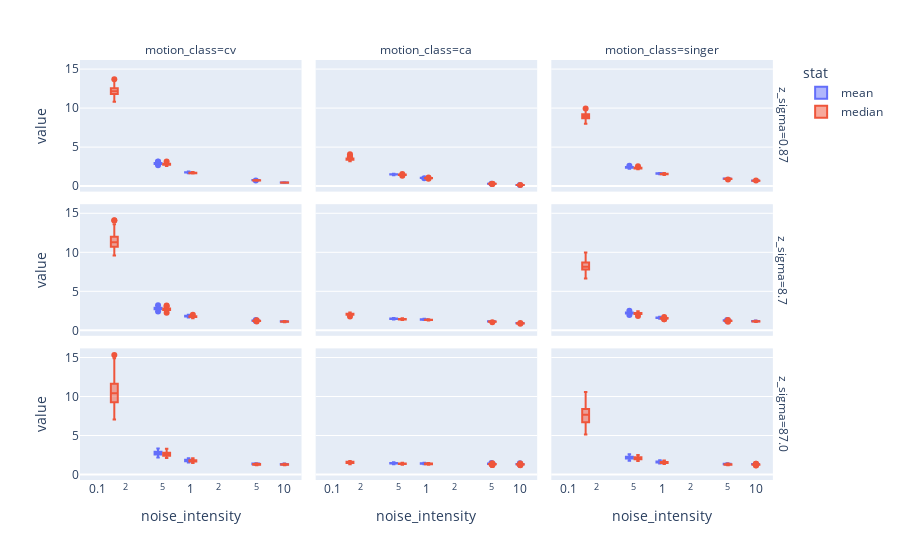

Source (notebook cell):
### Code cell
melted = data.melt(['motion', 'z_sigma', 'R', 'target', 'motion_class', 'noise_intensity'], ['mean', 'median'], 'stat')

fig = ex.box(melted, y='value', x='noise_intensity', color='stat', facet_col='motion_class', facet_row='z_sigma', log_x=True)
fig.update_layout(height=800)

### Figure 1 — Plotly figure (JSON) as saved in the notebook; plotly's stock layout.template omitted (floating-point values rounded to 4 significant figures; data arrays with more than 128 entries replaced by an {"elided": "..."} marker saying what was removed)
{"data": [{"alignmentgroup": "True", "hovertemplate": "stat=mean<br>z_sigma=0.87<br>motion_class=cv<br>noise_intensity=%{x}<br>value=%{y}<extra></extra>", "legendgroup": "mean", "marker": {"color": "#636efa"}, "name": "mean", "notched": false, "offsetgroup": "mean", "orientation": "v", "showlegend": true, "type": "box", "x": {"elided": "500 float values"}, "x0": " ", "xaxis": "x7", "y": {"elided": "500 float values"}, "y0": " ", "yaxis": "y7"}, {"alignmentgroup": "True", "hovertemplate": "stat=mean<br>z_sigma=0.87<br>motion_class=ca<br>noise_intensity=%{x}<br>value=%{y}<extra></extra>", "legendgroup": "mean", "marker": {"color": "#636efa"}, "name": "mean", "notched": false, "offsetgroup": "mean", "orientation": "v", "showlegend": false, "type": "box", "x": {"elided": "500 float values"}, "x0": " ", "xaxis": "x8", "y": {"elided": "500 float values"}, "y0": " ", "yaxis": "y8"}, {"alignmentgroup": "True", "hovertemplate": "stat=mean<br>z_sigma=0.87<br>motion_class=singer<br>noise_intensity=%{x}<br>value=%{y}<extra></extra>", "legendgroup": "mean", "marker": {"color": "#636efa"}, "name": "mean", "notched": false, "offsetgroup": "mean", "orientation": "v", "showlegend": false, "type": "box", "x": {"elided": "500 float values"}, "x0": " ", "xaxis": "x9", "y": {"elided": "500 float values"}, "y0": " ", "yaxis": "y9"}, {"alignmentgroup": "True", "hovertemplate": "stat=mean<br>z_sigma=8.7<br>motion_class=cv<br>noise_intensity=%{x}<br>value=%{y}<extra></extra>", "legendgroup": "mean", "marker": {"color": "#636efa"}, "name": "mean", "notched": false, "offsetgroup": "mean", "orientation": "v", "showlegend": false, "type": "box", "x": {"elided": "500 float values"}, "x0": " ", "xaxis": "x4", "y": {"elided": "500 float values"}, "y0": " ", "yaxis": "y4"}, {"alignmentgroup": "True", "hovertemplate": "stat=mean<br>z_sigma=8.7<br>motion_class=ca<br>noise_intensity=%{x}<br>value=%{y}<extra></extra>", "legendgroup": "mean", "marker": {"color": "#636efa"}, "name": "mean", "notched": false, "offsetgroup": "mean", "orientation": "v", "showlegend": false, "type": "box", "x": {"elided": "500 float values"}, "x0": " ", "xaxis": "x5", "y": {"elided": "500 float values"}, "y0": " ", "yaxis": "y5"}, {"alignmentgroup": "True", "hovertemplate": "stat=mean<br>z_sigma=8.7<br>motion_class=singer<br>noise_intensity=%{x}<br>value=%{y}<extra></extra>", "legendgroup": "mean", "marker": {"color": "#636efa"}, "name": "mean", "notched": false, "offsetgroup": "mean", "orientation": "v", "showlegend": false, "type": "box", "x": {"elided": "500 float values"}, "x0": " ", "xaxis": "x6", "y": {"elided": "500 float values"}, "y0": " ", "yaxis": "y6"}, {"alignmentgroup": "True", "hovertemplate": "stat=mean<br>z_sigma=87.0<br>motion_class=cv<br>noise_intensity=%{x}<br>value=%{y}<extra></extra>", "legendgroup": "mean", "marker": {"color": "#636efa"}, "name": "mean", "notched": false, "offsetgroup": "mean", "orientation": "v", "showlegend": false, "type": "box", "x": {"elided": "500 float values"}, "x0": " ", "xaxis": "x", "y": {"elided": "500 float values"}, "y0": " ", "yaxis": "y"}, {"alignmentgroup": "True", "hovertemplate": "stat=mean<br>z_sigma=87.0<br>motion_class=ca<br>noise_intensity=%{x}<br>value=%{y}<extra></extra>", "legendgroup": "mean", "marker": {"color": "#636efa"}, "name": "mean", "notched": false, "offsetgroup": "mean", "orientation": "v", "showlegend": false, "type": "box", "x": {"elided": "500 float values"}, "x0": " ", "xaxis": "x2", "y": {"elided": "500 float values"}, "y0": " ", "yaxis": "y2"}, {"alignmentgroup": "True", "hovertemplate": "stat=mean<br>z_sigma=87.0<br>motion_class=singer<br>noise_intensity=%{x}<br>value=%{y}<extra></extra>", "legendgroup": "mean", "marker": {"color": "#636efa"}, "name": "mean", "notched": false, "offsetgroup": "mean", "orientation": "v", "showlegend": false, "type": "box", "x": {"elided": "500 float values"}, "x0": " ", "xaxis": "x3", "y": {"elided": "500 float values"}, "y0": " ", "yaxis": "y3"}, {"alignmentgroup": "True", "hovertemplate": "stat=median<br>z_sigma=0.87<br>motion_class=cv<br>noise_intensity=%{x}<br>value=%{y}<extra></extra>", "legendgroup": "median", "marker": {"color": "#EF553B"}, "name": "median", "notched": false, "offsetgroup": "median", "orientation": "v", "showlegend": true, "type": "box", "x": {"elided": "500 float values"}, "x0": " ", "xaxis": "x7", "y": {"elided": "500 float values"}, "y0": " ", "yaxis": "y7"}, {"alignmentgroup": "True", "hovertemplate": "stat=median<br>z_sigma=0.87<br>motion_class=ca<br>noise_intensity=%{x}<br>value=%{y}<extra></extra>", "legendgroup": "median", "marker": {"color": "#EF553B"}, "name": "median", "notched": false, "offsetgroup": "median", "orientation": "v", "showlegend": false, "type": "box", "x": {"elided": "500 float values"}, "x0": " ", "xaxis": "x8", "y": {"elided": "500 float values"}, "y0": " ", "yaxis": "y8"}, {"alignmentgroup": "True", "hovertemplate": "stat=median<br>z_sigma=0.87<br>motion_class=singer<br>noise_intensity=%{x}<br>value=%{y}<extra></extra>", "legendgroup": "median", "marker": {"color": "#EF553B"}, "name": "median", "notched": false, "offsetgroup": "median", "orientation": "v", "showlegend": false, "type": "box", "x": {"elided": "500 float values"}, "x0": " ", "xaxis": "x9", "y": {"elided": "500 float values"}, "y0": " ", "yaxis": "y9"}, {"alignmentgroup": "True", "hovertemplate": "stat=median<br>z_sigma=8.7<br>motion_class=cv<br>noise_intensity=%{x}<br>value=%{y}<extra></extra>", "legendgroup": "median", "marker": {"color": "#EF553B"}, "name": "median", "notched": false, "offsetgroup": "median", "orientation": "v", "showlegend": false, "type": "box", "x": {"elided": "500 float values"}, "x0": " ", "xaxis": "x4", "y": {"elided": "500 float values"}, "y0": " ", "yaxis": "y4"}, {"alignmentgroup": "True", "hovertemplate": "stat=median<br>z_sigma=8.7<br>motion_class=ca<br>noise_intensity=%{x}<br>value=%{y}<extra></extra>", "legendgroup": "median", "marker": {"color": "#EF553B"}, "name": "median", "notched": false, "offsetgroup": "median", "orientation": "v", "showlegend": false, "type": "box", "x": {"elided": "500 float values"}, "x0": " ", "xaxis": "x5", "y": {"elided": "500 float values"}, "y0": " ", "yaxis": "y5"}, {"alignmentgroup": "True", "hovertemplate": "stat=median<br>z_sigma=8.7<br>motion_class=singer<br>noise_intensity=%{x}<br>value=%{y}<extra></extra>", "legendgroup": "median", "marker": {"color": "#EF553B"}, "name": "median", "notched": false, "offsetgroup": "median", "orientation": "v", "showlegend": false, "type": "box", "x": {"elided": "500 float values"}, "x0": " ", "xaxis": "x6", "y": {"elided": "500 float values"}, "y0": " ", "yaxis": "y6"}, {"alignmentgroup": "True", "hovertemplate": "stat=median<br>z_sigma=87.0<br>motion_class=cv<br>noise_intensity=%{x}<br>value=%{y}<extra></extra>", "legendgroup": "median", "marker": {"color": "#EF553B"}, "name": "median", "notched": false, "offsetgroup": "median", "orientation": "v", "showlegend": false, "type": "box", "x": {"elided": "500 float values"}, "x0": " ", "xaxis": "x", "y": {"elided": "500 float values"}, "y0": " ", "yaxis": "y"}, {"alignmentgroup": "True", "hovertemplate": "stat=median<br>z_sigma=87.0<br>motion_class=ca<br>noise_intensity=%{x}<br>value=%{y}<extra></extra>", "legendgroup": "median", "marker": {"color": "#EF553B"}, "name": "median", "notched": false, "offsetgroup": "median", "orientation": "v", "showlegend": false, "type": "box", "x": {"elided": "500 float values"}, "x0": " ", "xaxis": "x2", "y": {"elided": "500 float values"}, "y0": " ", "yaxis": "y2"}, {"alignmentgroup": "True", "hovertemplate": "stat=median<br>z_sigma=87.0<br>motion_class=singer<br>noise_intensity=%{x}<br>value=%{y}<extra></extra>", "legendgroup": "median", "marker": {"color": "#EF553B"}, "name": "median", "notched": false, "offsetgroup": "median", "orientation": "v", "showlegend": false, "type": "box", "x": {"elided": "500 float values"}, "x0": " ", "xaxis": "x3", "y": {"elided": "500 float values"}, "y0": " ", "yaxis": "y3"}], "layout": {"annotations": [{"font": {}, "showarrow": false, "text": "motion_class=cv", "x": 0.1567, "xanchor": "center", "xref": "paper", "y": 1.0, "yanchor": "bottom", "yref": "paper"}, {"font": {}, "showarrow": false, "text": "motion_class=ca", "x": 0.49, "xanchor": "center", "xref": "paper", "y": 1.0, "yanchor": "bottom", "yref": "paper"}, {"font": {}, "showarrow": false, "text": "motion_class=singer", "x": 0.8233, "xanchor": "center", "xref": "paper", "y": 1.0, "yanchor": "bottom", "yref": "paper"}, {"font": {}, "showarrow": false, "text": "z_sigma=87.0", "textangle": 90, "x": 0.98, "xanchor": "left", "xref": "paper", "y": 0.1567, "yanchor": "middle", "yref": "paper"}, {"font": {}, "showarrow": false, "text": "z_sigma=8.7", "textangle": 90, "x": 0.98, "xanchor": "left", "xref": "paper", "y": 0.5, "yanchor": "middle", "yref": "paper"}, {"font": {}, "showarrow": false, "text": "z_sigma=0.87", "textangle": 90, "x": 0.98, "xanchor": "left", "xref": "paper", "y": 0.8433, "yanchor": "middle", "yref": "paper"}], "autosize": true, "boxmode": "group", "legend": {"title": {"text": "stat"}, "tracegroupgap": 0}, "margin": {"t": 60}, "xaxis": {"anchor": "y", "autorange": true, "domain": [0, 0.3133], "range": [-1.175, 1.175], "title": {"text": "noise_intensity"}, "type": "log"}, "xaxis2": {"anchor": "y2", "autorange": true, "domain": [0.3333, 0.6467], "matches": "x", "range": [-1.175, 1.175], "title": {"text": "noise_intensity"}, "type": "log"}, "xaxis3": {"anchor": "y3", "autorange": true, "domain": [0.6667, 0.98], "matches": "x", "range": [-1.175, 1.175], "title": {"text": "noise_intensity"}, "type": "log"}, "xaxis4": {"anchor": "y4", "autorange": true, "domain": [0, 0.3133], "matches": "x", "range": [-1.175, 1.175], "showticklabels": false, "type": "log"}, "xaxis5": {"anchor": "y5", "autorange": true, "domain": [0.3333, 0.6467], "matches": "x", "range": [-1.175, 1.175], "showticklabels": false, "type": "log"}, "xaxis6": {"anchor": "y6", "autorange": true, "domain": [0.6667, 0.98], "matches": "x", "range": [-1.175, 1.175], "showticklabels": false, "type": "log"}, "xaxis7": {"anchor": "y7", "autorange": true, "domain": [0, 0.3133], "matches": "x", "range": [-1.175, 1.175], "showticklabels": false, "type": "log"}, "xaxis8": {"anchor": "y8", "autorange": true, "domain": [0.3333, 0.6467], "matches": "x", "range": [-1.175, 1.175], "showticklabels": false, "type": "log"}, "xaxis9": {"anchor": "y9", "autorange": true, "domain": [0.6667, 0.98], "matches": "x", "range": [-1.175, 1.175], "showticklabels": false, "type": "log"}, "yaxis": {"anchor": "x", "autorange": true, "domain": [0, 0.3133], "range": [-0.7028, 16.17], "title": {"text": "value"}, "type": "linear"}, "yaxis2": {"anchor": "x2", "autorange": true, "domain": [0, 0.3133], "matches": "y", "range": [-0.7028, 16.17], "showticklabels": false, "type": "linear"}, "yaxis3": {"anchor": "x3", "autorange": true, "domain": [0, 0.3133], "matches": "y", "range": [-0.7028, 16.17], "showticklabels": false, "type": "linear"}, "yaxis4": {"anchor": "x4", "autorange": true, "domain": [0.3433, 0.6567], "matches": "y", "range": [-0.7028, 16.17], "title": {"text": "value"}, "type": "linear"}, "yaxis5": {"anchor": "x5", "autorange": true, "domain": [0.3433, 0.6567], "matches": "y", "range": [-0.7028, 16.17], "showticklabels": false, "type": "linear"}, "yaxis6": {"anchor": "x6", "autorange": true, "domain": [0.3433, 0.6567], "matches": "y", "range": [-0.7028, 16.17], "showticklabels": false, "type": "linear"}, "yaxis7": {"anchor": "x7", "autorange": true, "domain": [0.6867, 1.0], "matches": "y", "range": [-0.7028, 16.17], "title": {"text": "value"}, "type": "linear"}, "yaxis8": {"anchor": "x8", "autorange": true, "domain": [0.6867, 1.0], "matches": "y", "range": [-0.7028, 16.17], "showticklabels": false, "type": "linear"}, "yaxis9": {"anchor": "x9", "autorange": true, "domain": [0.6867, 1.0], "matches": "y", "range": [-0.7028, 16.17], "showticklabels": false, "type": "linear"}}}
